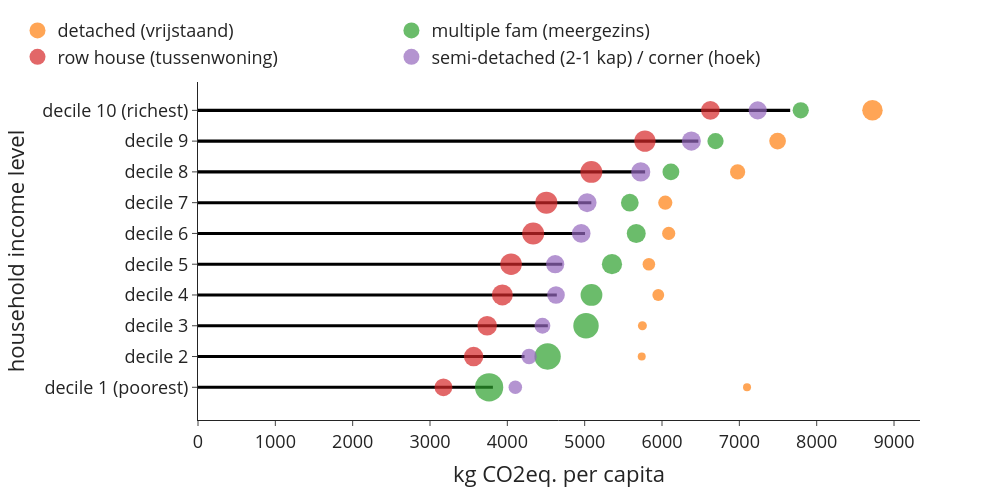

Notebook cell for this chart:
### Code cell
#floor area per income level
use_m2_total_inc = (ghg_annual.sum(1)*use['n_hhd']).groupby(level=0, sort=False).sum() #m2 total in each group summed by income level
use_cap_total_inc = use['n_hhdmem2019'].groupby(level=0, sort=False).sum() #no. of people in each group summed by income level
use_m2_per_cap_inc = use_m2_total_inc / use_cap_total_inc #m2/cap in each income group
use_m2_per_cap_inc.plot(kind='bar') #per person
"""interpretation: especially the highest income decile has considerably more floor area available than the vast majority"""

#floor area per income level and building type
use_m2_total_inc_type = (ghg_annual.sum(1)*use['n_hhd']).groupby(level=[0,1], sort=False).sum() #m2 total in each group summed by income level
use_cap_total_inc_type = use['n_hhdmem2019'].groupby(level=[0,1], sort=False).sum() #no. of people in each group summed by income level
use_m2_per_cap_inc_type = use_m2_total_inc_type / use_cap_total_inc_type #m2/cap in each income group

#preparing the dataframes for plotting
df = use_m2_per_cap_inc
df2=use_m2_per_cap_inc_type.rename('value').to_frame()
df2['n_hhd'] = use['n_hhd'].groupby(level=[0,1], sort=False).sum()
df2 = df2.reset_index()

#plot
colors = ['#000000', #construction
                            '#fe6100', #buildings                                              
                                        '#648fff', #roads
                                        '#785ef0', #railways
                                        '#ffb000', #electricity
                                        '#808080', #other civil engineering
                                        '#000000', #construction
                                        ]
fig = px.bar(df, x=df.values, y=df.index,  
             labels={'x':'kg CO2eq. per capita', 'inc_lab':'household income level'}, 
             template='simple_white', 
             color_discrete_sequence=colors) 
fig.update_layout(width=1000, height=500, 
                      #xaxis_tickformat = '.0%',
                      font=dict(size=18),
                      bargap=0.9,
                      legend=dict(
        orientation="h",
        #entrywidth=70,
        yanchor="bottom",
        y=1.02,
        xanchor="left",
        x=-0.25,
    ))

df2=use_m2_per_cap_inc_type.rename('value').to_frame()
df2['n_hhd'] = use['n_hhd'].groupby(level=[0,1], sort=False).sum()

for i in df2.index.levels[1].to_list():
    df_plot = df2.xs(i, level=1)
    fig.add_trace(go.Scatter(
            y=df_plot.index, 
            x=df_plot['value'],
            mode='markers',
            name=i,
            marker=dict(size=df_plot['n_hhd'],
                        sizemode='area',
                        sizeref=4*max(df2['n_hhd'])/(40.**2),
                        sizemin=4,
                        #color=10*[0, 1, 2, 3],
                        ),
            showlegend=True
        ))
fig.update_traces(marker_line_width=0)
fig.write_image('visualisations/bubblechart_ghg_per_cap_inc_type.png', scale=3)
fig.show()

### Figure 1 — Plotly figure (JSON) as saved in the notebook; plotly's stock layout.template omitted (floating-point values rounded to 4 significant figures)
{"data": [{"alignmentgroup": "True", "hovertemplate": "kg CO2eq. per capita=%{x}<br>household income level=%{y}<extra></extra>", "legendgroup": "", "marker": {"color": "#000000", "line": {"width": 0}, "pattern": {"shape": ""}}, "name": "", "offsetgroup": "", "orientation": "h", "showlegend": false, "textposition": "auto", "type": "bar", "x": [3813.0, 4222.0, 4524.0, 4640.0, 4710.0, 5004.0, 5086.0, 5781.0, 6470.0, 7657.0], "xaxis": "x", "y": ["decile 1 (poorest)", "decile 2", "decile 3", "decile 4", "decile 5", "decile 6", "decile 7", "decile 8", "decile 9", "decile 10 (richest)"], "yaxis": "y"}, {"marker": {"line": {"width": 0}, "size": [32395, 27950, 41945, 72940, 81585, 90300, 104820, 120430, 145785, 218345], "sizemin": 4, "sizemode": "area", "sizeref": 1041.0}, "mode": "markers", "name": "detached (vrijstaand)", "showlegend": true, "type": "scatter", "x": [7099.0, 5738.0, 5746.0, 5952.0, 5830.0, 6086.0, 6042.0, 6977.0, 7494.0, 8721.0], "y": ["decile 1 (poorest)", "decile 2", "decile 3", "decile 4", "decile 5", "decile 6", "decile 7", "decile 8", "decile 9", "decile 10 (richest)"]}, {"marker": {"line": {"width": 0}, "size": [416250, 361300, 337500, 246790, 212830, 186680, 163815, 147600, 137350, 137080], "sizemin": 4, "sizemode": "area", "sizeref": 1041.0}, "mode": "markers", "name": "multiple fam (meergezins)", "showlegend": true, "type": "scatter", "x": [3764.0, 4521.0, 5017.0, 5088.0, 5353.0, 5667.0, 5583.0, 6115.0, 6692.0, 7794.0], "y": ["decile 1 (poorest)", "decile 2", "decile 3", "decile 4", "decile 5", "decile 6", "decile 7", "decile 8", "decile 9", "decile 10 (richest)"]}, {"marker": {"line": {"width": 0}, "size": [164970, 195995, 199015, 227065, 242180, 251775, 253330, 250285, 236150, 182020], "sizemin": 4, "sizemode": "area", "sizeref": 1041.0}, "mode": "markers", "name": "row house (tussenwoning)", "showlegend": true, "type": "scatter", "x": [3174.0, 3564.0, 3739.0, 3936.0, 4048.0, 4334.0, 4504.0, 5086.0, 5779.0, 6626.0], "y": ["decile 1 (poorest)", "decile 2", "decile 3", "decile 4", "decile 5", "decile 6", "decile 7", "decile 8", "decile 9", "decile 10 (richest)"]}, {"marker": {"line": {"width": 0}, "size": [95435, 123450, 130370, 162075, 172470, 180210, 186820, 190580, 189560, 171500], "sizemin": 4, "sizemode": "area", "sizeref": 1041.0}, "mode": "markers", "name": "semi-detached (2-1 kap) / corner (hoek)", "showlegend": true, "type": "scatter", "x": [4103.0, 4281.0, 4454.0, 4629.0, 4619.0, 4955.0, 5031.0, 5725.0, 6380.0, 7237.0], "y": ["decile 1 (poorest)", "decile 2", "decile 3", "decile 4", "decile 5", "decile 6", "decile 7", "decile 8", "decile 9", "decile 10 (richest)"]}], "layout": {"bargap": 0.9, "barmode": "relative", "font": {"size": 18}, "height": 500, "legend": {"orientation": "h", "tracegroupgap": 0, "x": -0.25, "xanchor": "left", "y": 1.02, "yanchor": "bottom"}, "margin": {"t": 60}, "width": 1000, "xaxis": {"anchor": "y", "domain": [0, 1], "title": {"text": "kg CO2eq. per capita"}}, "yaxis": {"anchor": "x", "domain": [0, 1], "title": {"text": "household income level"}}}}
